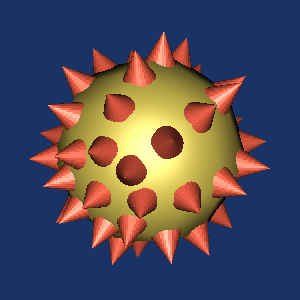

Source code (Python):
#!/usr/bin/env python
# Demonstrate trackball actor interaction style with recorded events on a spiked sphere.

import vtkmodules.vtkInteractionStyle  # noqa: F401
import vtkmodules.vtkRenderingFreeType  # noqa: F401
import vtkmodules.vtkRenderingOpenGL2  # noqa: F401

from vtkmodules.vtkCommonColor import vtkNamedColors
from vtkmodules.vtkFiltersCore import vtkGlyph3D
from vtkmodules.vtkFiltersSources import vtkConeSource, vtkSphereSource
from vtkmodules.vtkRenderingCore import (
    vtkActor,
    vtkPolyDataMapper,
    vtkRenderWindow,
    vtkRenderWindowInteractor,
    vtkRenderer,
)

colors = vtkNamedColors()

# Sphere source
sphere = vtkSphereSource()

sphere_mapper = vtkPolyDataMapper()
sphere_mapper.SetInputConnection(sphere.GetOutputPort())

sphere_actor = vtkActor()
sphere_actor.SetMapper(sphere_mapper)
banana_rgb = [0.0, 0.0, 0.0]
colors.GetColorRGB("banana", banana_rgb)
sphere_actor.GetProperty().SetDiffuseColor(banana_rgb)
sphere_actor.GetProperty().SetSpecular(0.4)
sphere_actor.GetProperty().SetSpecularPower(20)

# Spikes via cone glyphs on sphere normals
cone = vtkConeSource()
cone.SetResolution(20)

glyph = vtkGlyph3D()
glyph.SetInputConnection(sphere.GetOutputPort())
glyph.SetSourceConnection(cone.GetOutputPort())
glyph.SetVectorModeToUseNormal()
glyph.SetScaleModeToScaleByVector()
glyph.SetScaleFactor(0.25)

spike_mapper = vtkPolyDataMapper()
spike_mapper.SetInputConnection(glyph.GetOutputPort())

spike_actor = vtkActor()
spike_actor.SetMapper(spike_mapper)
tomato_rgb = [0.0, 0.0, 0.0]
colors.GetColorRGB("tomato", tomato_rgb)
spike_actor.GetProperty().SetDiffuseColor(tomato_rgb)
spike_actor.GetProperty().SetSpecular(0.4)
spike_actor.GetProperty().SetSpecularPower(20)

# Rendering
renderer = vtkRenderer()
renderer.AddActor(sphere_actor)
renderer.AddActor(spike_actor)
renderer.SetBackground(0.1, 0.2, 0.4)

render_window = vtkRenderWindow()
render_window.SetMultiSamples(0)
render_window.AddRenderer(renderer)
render_window.SetWindowName("style trackball actor")

interactor = vtkRenderWindowInteractor()
interactor.SetRenderWindow(render_window)

renderer.ResetCamera()
camera = renderer.GetActiveCamera()
camera.Zoom(1.4)
camera.Azimuth(30)
camera.Elevation(30)

interactor.Initialize()
interactor.Start()
